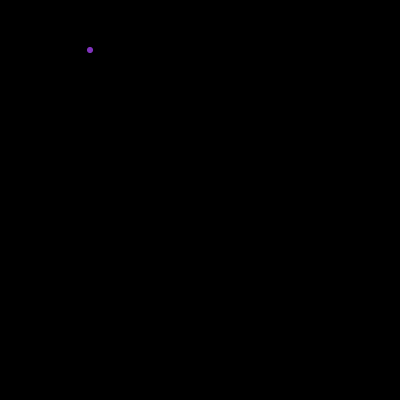
Frame 1 (no input)
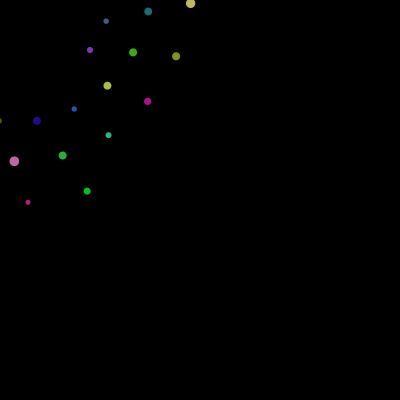
Frame 60 (the mouse pressed at the canvas centre just before this capture)
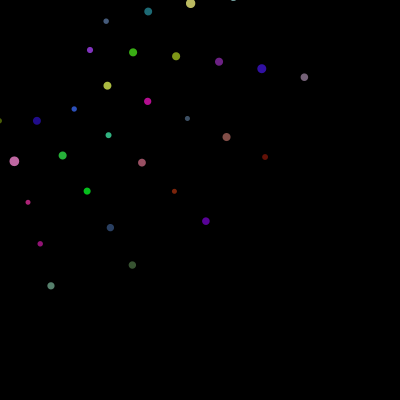
Frame 120 (the mouse held since frame 60 and released just before this capture)

The Processing sketch that drew these frames (run headless with seeded random() and noise(); from frame 60 on, the mouse is pressed at the canvas centre):

// Processing sketch: processing_126480
// ── processing_126480.pde

float n = 0;

void setup(){
size(400,400);
background(0);
fill(255);
noStroke();
}

void draw (){
fill(random(200),random(200),random(200));
rotate(n);
float r = random(5,10);
ellipse(90 + n,50,r,r);
n = n + 2;
}
